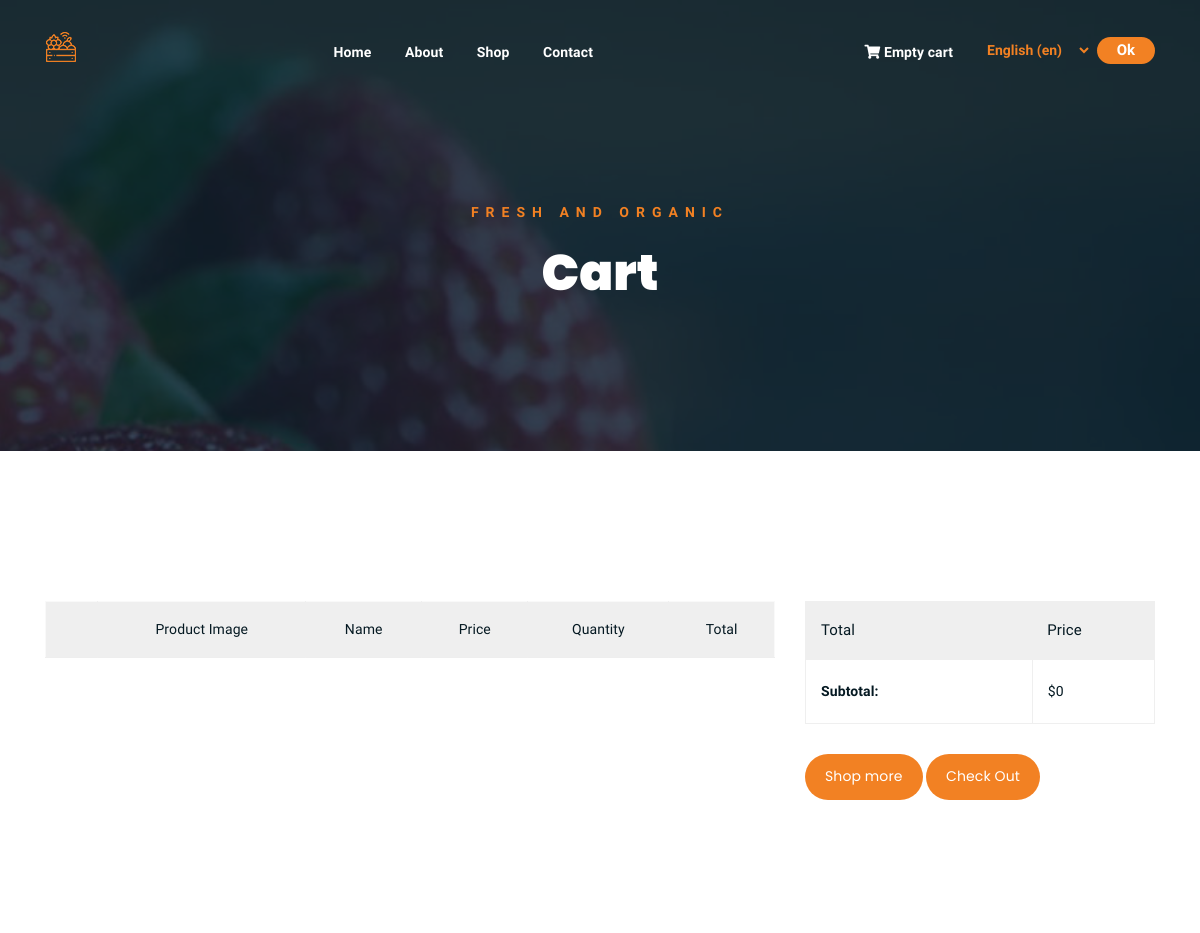
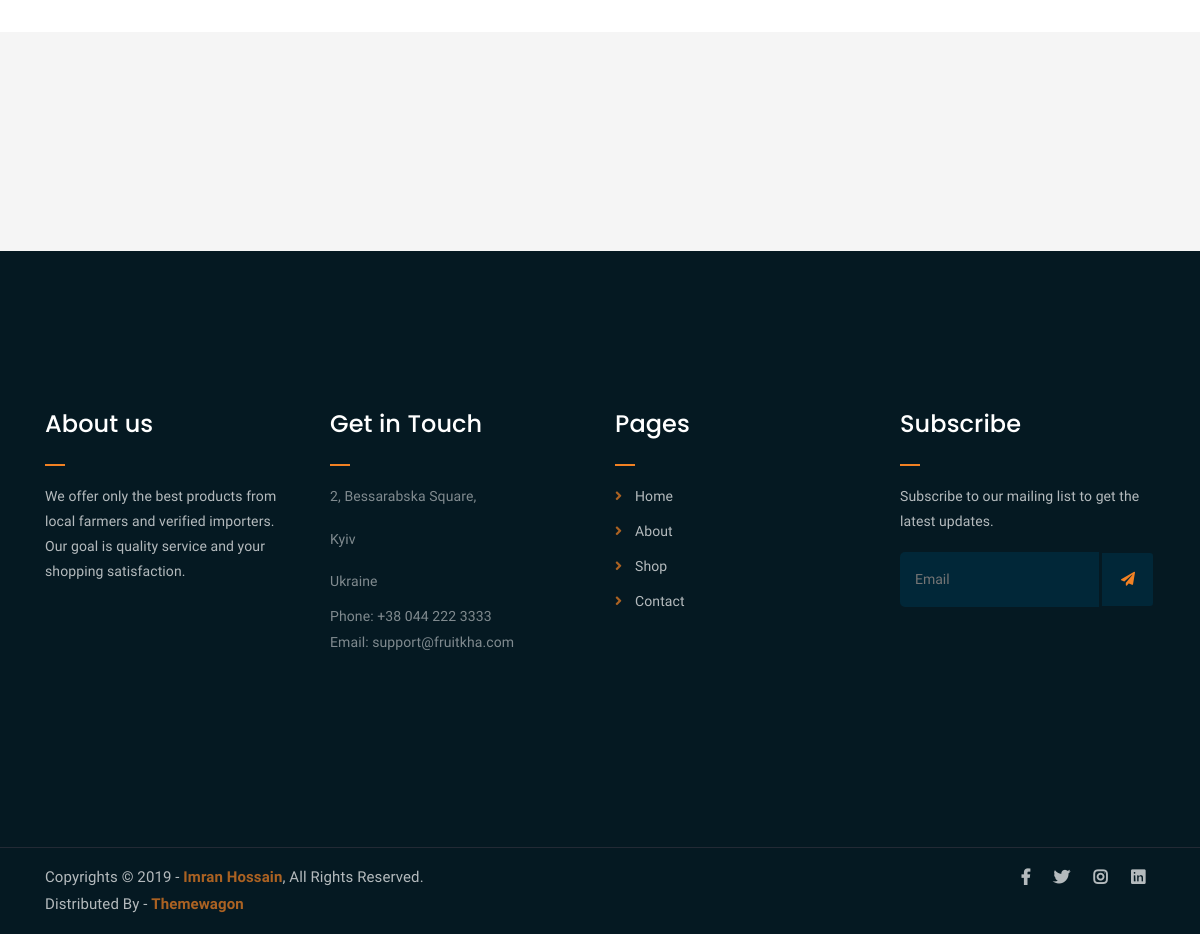
The page /cart on the database its author committed (2 pictures, top to bottom).
### main/models.py (models this page shows, shortened)
class Info(models.Model):
    def get_file_name(self, filename: str) -> str:
        ext_file = filename.strip().split('.')[-1]
        new_filename = f'{uuid.uuid4()}.{ext_file}'
        return os.path.join('main', new_filename)
    brand_name = models.CharField(max_length=50, db_index=True)
    brand_logo = models.ImageField(upload_to=get_file_name)
    main_title_line_1 = models.CharField(max_length=200, db_index=True)
    main_title_line_2 = models.CharField(max_length=200, db_index=True)
    about_title_line_1 = models.CharField(max_length=200, db_index=True)
    about_title_line_2 = models.CharField(max_length=200, db_index=True)
    contact_title_line_1 = models.CharField(max_length=200, db_index=True)
    contact_title_line_2 = models.CharField(max_length=200, db_index=True)
    shop_title_line_1 = models.CharField(max_length=200, db_index=True)
    shop_title_line_2 = models.CharField(max_length=200, db_index=True)
    our_team_title = models.TextField(max_length=200)
    related_prod_title = models.TextField(max_length=200)
    class Meta:
        verbose_name_plural = 'Main information'

class Partners(models.Model):
    def get_file_name(self, filename: str) -> str:
        ext_file = filename.strip().split('.')[-1]
        new_filename = f'{uuid.uuid4()}.{ext_file}'
        return os.path.join('partners_logos', new_filename)
    name = models.CharField(max_length=50)
    photo = models.ImageField(upload_to=get_file_name, )
    is_visible = models.BooleanField(default=True)
    class Meta:
        verbose_name_plural = 'Partners logos'

class Contacts(models.Model):
    text = RichTextField(max_length=500)
    address = RichTextField(max_length=500)
    open_hours = RichTextField(max_length=1000)
    contact = RichTextField(max_length=500)
    about_short = models.TextField(max_length=300)
    subscribe_text = models.TextField(max_length=200)
    facebook = models.CharField(max_length=200)
    instagram = models.CharField(max_length=200)
    linkedin = models.CharField(max_length=200)
    class Meta:
        verbose_name_plural = 'Contacts'

### cart/views.py (the view)
# urls.py: path('', views.cart_detail, name='cart_detail'),
def cart_detail(request):
    cart = Cart(request)
    info = Info.objects.first()
    contacts = Contacts.objects.first()
    partners = Partners.objects.filter(is_visible=True)
    data = {
        'info': info,
        'contacts': contacts,
        'partners': partners,
        'cart': cart,
    }
    for item in cart:
        item['update_quantity_form'] = CartAddProductForm(initial=
                                                          {'quantity': item['quantity'],
                                                           'update': True
                                                           })
    return render(request, 'cart/cart.html', context=data)

### cart/cart.py (called while the page is built)
    def __iter__(self):
        product_ids = self.cart.keys()
        products = Product.objects.filter(id__in=product_ids)
        cart = self.cart.copy()
        for product in products:
            cart[str(product.id)]['product'] = product
        for item in cart.values():
            item['price'] = Decimal(item['price'])
            item['total_price'] = item['price'] * item['quantity']
            yield item

    def __len__(self):
        return sum(item['quantity'] for item in self.cart.values())

    def get_total_price(self):
        return sum(Decimal(item['price']) * item['quantity'] for item in self.cart.values())

### cart/context_processors.py (called while the page is built)
def cart(request):
    return {'cart': Cart(request)}

### cart/templates/cart/cart.html (shortened to what this page needs)
{% extends 'index.html' %}
{% load i18n %}
{% block content %}
	<div class="breadcrumb-section breadcrumb-bg">
		<div class="container">
			<div class="row">
				<div class="col-lg-8 offset-lg-2 text-center">
					<div class="breadcrumb-text">
						<p>{% trans "Fresh and Organic" %}</p>
						<h1>{% trans "Cart" %}</h1>
					</div>
				</div>
			</div>
		</div>
	</div>
	<div class="cart-section mt-150 mb-150">
		<div class="container">
			<div class="row">
				<div class="col-lg-8 col-md-12">
					<div class="cart-table-wrap">
						<table class="cart-table">
							<thead class="cart-table-head">
								<tr class="table-head-row">
									<th class="product-remove"></th>
									<th class="product-image">{% trans "Product Image" %}</th>
									<th class="product-name">{% trans "Name" %}</th>
									<th class="product-price">{% trans "Price" %}</th>
									<th class="product-quantity">{% trans "Quantity" %}</th>
									<th class="product-total">{% trans "Total" %}</th>
								</tr>
							</thead>
						</table>
					</div>
				</div>
				<div class="col-lg-4">
					<div class="total-section">
						<table class="total-table">
							<thead class="total-table-head">
								<tr class="table-total-row">
									<th>{% trans "Total" %}</th>
									<th>{% trans "Price" %}</th>
								</tr>
							</thead>
							<tbody>
								<tr class="total-data">
									<td><strong>{% trans "Subtotal" %}: </strong></td>
									<td>${{ cart.get_total_price }}</td>
								</tr>
							</tbody>
						</table>
						<div class="cart-buttons">
                            <a href="shop" class="boxed-btn">{% trans "Shop more" %}</a>
							<a href="{% url "orders:order_create" %}" class="boxed-btn black">{% trans "Check Out" %}</a>
						</div>
					</div>
				</div>
			</div>
		</div>
	</div>
{% endblock %}

### templates/index.html (shortened to what this page needs)
{% load static %}
{% load i18n %}
<!DOCTYPE html>
<html lang="en">
<head>
	<link rel="stylesheet" href={% static "assets/css/all.min.css" %}>
	<link rel="stylesheet" href={% static "assets/bootstrap/css/bootstrap.min.css" %}>
	<link rel="stylesheet" href={% static "assets/css/owl.carousel.css" %}>
	<link rel="stylesheet" href={% static "assets/css/magnific-popup.css" %}>
	<link rel="stylesheet" href={% static "assets/css/animate.css" %}>
	<link rel="stylesheet" href={% static "assets/css/meanmenu.min.css" %}>
	<link rel="stylesheet" href={% static "assets/css/main.css" %}>
	<link rel="stylesheet" href={% static "assets/css/responsive.css" %}>
</head>
<body>
	<div class="top-header-area" id="sticker">
		<div class="container">
			<div class="row">
				<div class="col-lg-12 col-sm-12 text-center">
					<div class="main-menu-wrap">
						<div class="site-logo">
							<a href="/">
								<img src={{ info.brand_logo.url }} alt="logo">
							</a>
						</div>
						<nav class="main-menu">
							<ul>
								<li><a href="/">{% trans 'Home' %}</a></li>
								<li><a href="/about">{% trans 'About' %}</a></li>
								<li><a href="/shop">{% trans 'Shop' %}</a></li>
								<li><a href="/contact">{% trans 'Contact' %}</a></li>
								<li>
									<div class="header-icons">
										<a class="shopping-cart" href="/cart"><i class="fas fa-shopping-cart"></i>
                                            {% with total_items=cart|length %}
                                            {% if cart|length > 0 %}
                                            {% trans "In cart:" %} {% trans "products for" %} {{ cart.get_total_price }} USD
                                            {% else %}
                                            {% trans "Empty cart" %}
                                            {% endif %}
                                            {% endwith %}
                                        </a>
                                        <form action="{% url 'set_language' %}" method="post">
                                            <select name="language">
                                                {% get_current_language as LANGUAGE_CODE %}
                                                {% get_available_languages as LANGUAGES %}
                                                {% get_language_info_list for LANGUAGES as languages %}
                                                {% for language in languages %}
                                                    <option value="{{ language.code }}"{% if language.code == LANGUAGE_CODE %}
                                                        selected{% endif %}>
                                                    {{ language.name_local }} ({{ language.code }})
                                                    </option>
                                                {% endfor %}
                                            </select>
                                            <input class="trans-btn" type="submit" value="{% trans 'Ok' %}">
                                        </form>
                                    </div>
								</li>
							</ul>
						</nav>
					</div>
				</div>
			</div>
		</div>
	</div>
    {% block content %}
    {% endblock %}
	<div class="logo-carousel-section">
		<div class="container">
			<div class="row">
				<div class="col-lg-12">
					<div class="logo-carousel-inner">
                        {% for logo in partners %}
						<div class="single-logo-item">
							<img src={{ logo.photo.url }} alt="logo">
						</div>
                        {% endfor %}
					</div>
				</div>
			</div>
		</div>
	</div>
	<div class="footer-area">
		<div class="container">
			<div class="row">
				<div class="col-lg-3 col-md-6">
					<div class="footer-box about-widget">
						<h2 class="widget-title">{% trans "About us" %}</h2>
						<p>{{ contacts.about_short }}</p>
					</div>
				</div>
				<div class="col-lg-3 col-md-6">
					<div class="footer-box get-in-touch">
						<h2 class="widget-title">{% trans "Get in Touch" %}</h2>
						<ul>
							<li>{{ contacts.address|safe }}</li>
							<li>{{ contacts.contact|safe }}</li>
						</ul>
					</div>
				</div>
				<div class="col-lg-3 col-md-6">
					<div class="footer-box pages">
						<h2 class="widget-title">{% trans "Pages" %}</h2>
						<ul>
							<li><a href="/">{% trans "Home" %}</a></li>
							<li><a href="/about">{% trans "About" %}</a></li>
							<li><a href="/shop">{% trans "Shop" %}</a></li>
							<li><a href="/contact">{% trans "Contact" %}</a></li>
						</ul>
					</div>
				</div>
				<div class="col-lg-3 col-md-6">
					<div class="footer-box subscribe">
						<h2 class="widget-title">{% trans "Subscribe" %}</h2>
						<p>{{ contacts.subscribe_text }}</p>
						<form action="index.html">
							<input type="email" placeholder="Email">
							<button type="submit"><i class="fas fa-paper-plane"></i></button>
						</form>
					</div>
				</div>
			</div>
		</div>
	</div>
	<div class="copyright">
		<div class="container">
			<div class="row">
				<div class="col-lg-6 col-md-12">
					<p>Copyrights &copy; 2019 - <a href="https://imransdesign.com/">Imran Hossain</a>,  All Rights Reserved.<br>
						Distributed By - <a href="https://themewagon.com/">Themewagon</a>
					</p>
				</div>
				<div class="col-lg-6 text-right col-md-12">
					<div class="social-icons">
						<ul>
							<li><a href="https://www.facebook.com/" target="_blank"><i class="fab fa-facebook-f"></i></a></li>
							<li><a href="https://twitter.com/" target="_blank"><i class="fab fa-twitter"></i></a></li>
							<li><a href="https://www.instagram.com/" target="_blank"><i class="fab fa-instagram"></i></a></li>
							<li><a href="https://www.linkedin.com/login/ru" target="_blank"><i class="fab fa-linkedin"></i></a></li>
						</ul>
					</div>
				</div>
			</div>
		</div>
	</div>
</body>
</html>

### static/assets/css/responsive.css (style rules this page uses)
@media only screen and (min-width: 992px) and (max-width: 1200px) { .cart-buttons a:first-child { margin-right: 0; margin-bottom: 15px; } }

### rows shown on the page
Info: brand_logo (picture)
Partners: photo (picture)
Partners: photo (picture)
Partners: photo (picture)
Partners: photo (picture)
Contacts: about_short "We offer only the best products from local farmers and verified importers. Our goal is quality service and your shopping satisfaction.", address "2, Bessarabska Square, Kyiv Ukraine", contact "Phone: +38 044 222 3333 Email: support@fruitkha.com", subscribe_text "Subscribe to our mailing list to get the latest updates."

### other values the page prints
{{ cart.get_total_price }} "0"
form field language "English (en)"
